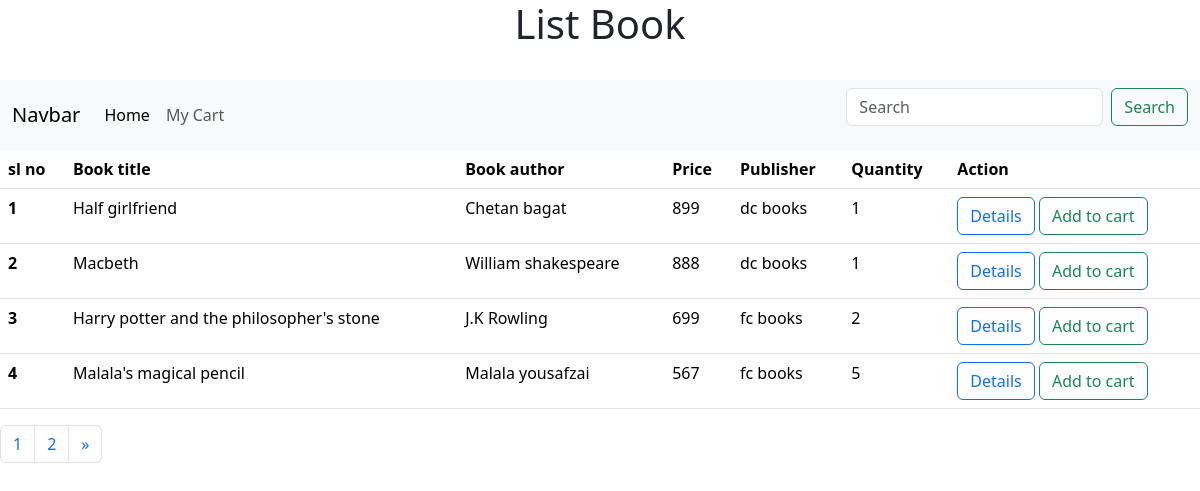
The page /user/ on the database its author committed.
### crudapp/models.py (models this page shows, shortened)
class Book(models.Model):
    title = models.CharField(max_length=250, null=True, blank=True)
    author = models.CharField(max_length=250, null=True, blank=True)
    price = models.IntegerField(null=True, blank=True)
    image = models.ImageField(upload_to='pics')
    quantity = models.IntegerField()
    publisher = models.ForeignKey(Publisher, on_delete=models.CASCADE)

class Publisher(models.Model):
    name = models.CharField(max_length=250, null=True, blank=True)
    def __str__(self):
        return self.name

### userapp/views.py (the view)
# urls.py: path('', views.UserListBook, name='userlist'),
def UserListBook(request):
    books=Book.objects.all()
    paginator=Paginator(books,4)
    page_number=request.GET.get('page')
    try:
        page=paginator.get_page(page_number)
    except EmptyPage:
        page=paginator.page(page_number.num_pages)
    return render(request,'user/userlist.html',{'books':books,'page':page})

### templates/user/userlist.html (shortened to what this page needs)
<html>
    <head>
        <link href="https://cdn.jsdelivr.net/npm/bootstrap@5.3.2/dist/css/bootstrap.min.css" rel="stylesheet">
    </head>
        <body>
<h1 style="text-align: center;">List Book</h1><br>
<nav class="navbar navbar-expand-lg bg-body-tertiary">
    <div class="container-fluid">
      <a class="navbar-brand" href="#">Navbar</a>
      <div class="collapse navbar-collapse" id="navbarSupportedContent">
        <ul class="navbar-nav me-auto mb-2 mb-lg-0">
          <li class="nav-item">
            <a class="nav-link active" aria-current="page" href="{% url 'listbooks' %}">Home</a>
          </li>
          <li class="nav-item">
            <a class="nav-link" href="{% url 'viewcart' %}">My Cart</a>
          </li>
        </ul>
        <form class="d-flex" role="search" method="get" action="{% url 'usersearch' %}">
          <input class="form-control me-2" type="search" placeholder="Search" aria-label="Search" name="q">
          <button class="btn btn-outline-success" type="submit">Search</button>
        </form>
      </div>
    </div>
  </nav>
    <table class="table">
        <thead>
          <tr>
            <th scope="col">sl no</th>
            <th scope="col">Book title</th>
            <th scope="col">Book author</th>
            <th scope="col">Price</th>
            <th scope="col">Publisher</th>
            <th scope="col">Quantity</th>
            <th scope="col">Action</th>
          </tr>
        </thead>
        <tbody>
            {% for i in page %}
          <tr>
            <th scope="row">{{forloop.counter}}</th>
            <td>{{i.title}} </td>
            <td>{{i.author}}</td>
            <td>{{i.price}}</td>
            <td>{{i.publisher}}</td>
            <td>{{i.quantity}}</td>
            <td>
                <a href="{% url 'detail' i.id %}" class="btn btn-outline-primary">Details</a>
                <a href="{% url 'addtocart' i.id %}" class="btn btn-outline-success">Add to cart</a>
            </td>
          </tr>
          {% endfor %}
        </tbody>
      </table>
      <nav aria-label="Page navigation example">
        <ul class="pagination">
          {% for num in page.paginator.page_range %}
          <li class="page-item {% if page.number == num %}activate{% endif %}"><a class="page-link" href="?page={{ num }}">{{ num }}</a></li>
          {% endfor %}
          {% if page.has_next %}
          <li class="page-item">
            <a class="page-link" href="?page={{page.next_page_number}}" aria-label="Next">
              <span aria-hidden="true">&raquo;</span>
            </a>
          </li>
          {% endif %}
        </ul>
      </nav>
    </body>
</html>

### rows shown on the page
Book: title "Half girlfriend", author "Chetan bagat", price "899", publisher "dc books", quantity "1"
Book: title "Macbeth", author "William shakespeare", price "888", publisher "dc books", quantity "1"
Book: title "Harry potter and the philosopher's stone", author "J.K Rowling", price "699", publisher "fc books", quantity "2"
Book: title "Malala's magical pencil", author "Malala yousafzai", price "567", publisher "fc books", quantity "5"

### other values the page prints
{{ num }} "1" "2"
